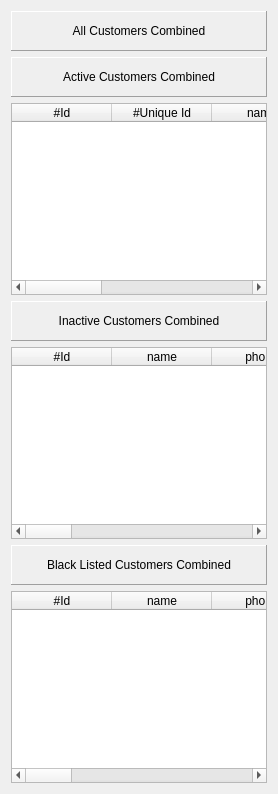
        <widget class="QWidget" name="cus01">
         <layout class="QVBoxLayout" name="verticalLayout_26">
          <item>
           <layout class="QHBoxLayout" name="horizontalLayout_55">
            <item>
             <widget class="QLabel" name="label_213">
              <property name="minimumSize">
               <size>
                <width>0</width>
                <height>40</height>
               </size>
              </property>
              <property name="styleSheet">
               <string notr="true"/>
              </property>
              <property name="frameShape">
               <enum>QFrame::Panel</enum>
              </property>
              <property name="frameShadow">
               <enum>QFrame::Raised</enum>
              </property>
              <property name="text">
               <string>All Customers Combined</string>
              </property>
              <property name="alignment">
               <set>Qt::AlignCenter</set>
              </property>
             </widget>
            </item>
           </layout>
          </item>
          <item>
           <widget class="QLabel" name="label_212">
            <property name="minimumSize">
             <size>
              <width>0</width>
              <height>40</height>
             </size>
            </property>
            <property name="styleSheet">
             <string notr="true"/>
            </property>
            <property name="frameShape">
             <enum>QFrame::Panel</enum>
            </property>
            <property name="frameShadow">
             <enum>QFrame::Raised</enum>
            </property>
            <property name="text">
             <string>Active Customers Combined</string>
            </property>
            <property name="alignment">
             <set>Qt::AlignCenter</set>
            </property>
           </widget>
          </item>
          <item>
           <widget class="QTableWidget" name="tw_all_system_customers">
            <property name="styleSheet">
             <string notr="true">color: rgb(0, 0, 0);</string>
            </property>
            <column>
             <property name="text">
              <string>#Id</string>
             </property>
            </column>
            <column>
             <property name="text">
              <string>#Unique Id</string>
             </property>
            </column>
            <column>
             <property name="text">
              <string>name</string>
             </property>
            </column>
            <column>
             <property name="text">
              <string>type</string>
             </property>
            </column>
            <column>
             <property name="text">
              <string>phone</string>
             </property>
            </column>
            <column>
             <property name="text">
              <string>View/Edit</string>
             </property>
            </column>
           </widget>
          </item>
          <item>
           <widget class="QLabel" name="label_214">
            <property name="minimumSize">
             <size>
              <width>0</width>
              <height>40</height>
             </size>
            </property>
            <property name="styleSheet">
             <string notr="true"/>
            </property>
            <property name="frameShape">
             <enum>QFrame::Panel</enum>
            </property>
            <property name="frameShadow">
             <enum>QFrame::Raised</enum>
            </property>
            <property name="text">
             <string>Inactive Customers Combined</string>
            </property>
            <property name="alignment">
             <set>Qt::AlignCenter</set>
            </property>
           </widget>
          </item>
          <item>
           <widget class="QTableWidget" name="tw_active_supervisors_6">
            <property name="styleSheet">
             <string notr="true">color: rgb(0, 0, 0);</string>
            </property>
            <column>
             <property name="text">
              <string>#Id</string>
             </property>
            </column>
            <column>
             <property name="text">
              <string>name</string>
             </property>
            </column>
            <column>
             <property name="text">
              <string>phone</string>
             </property>
            </column>
            <column>
             <property name="text">
              <string>email</string>
             </property>
            </column>
            <column>
             <property name="text">
              <string>username</string>
             </property>
            </column>
            <column>
             <property name="text">
              <string>description</string>
             </property>
            </column>
            <column>
             <property name="text">
              <string>status</string>
             </property>
            </column>
            <column>
             <property name="text">
              <string>managed on</string>
             </property>
            </column>
            <column>
             <property name="text">
              <string>managed by</string>
             </property>
            </column>
            <column>
             <property name="text">
              <string>view/edit</string>
             </property>
            </column>
           </widget>
          </item>
          <item>
           <widget class="QLabel" name="label_215">
            <property name="minimumSize">
             <size>
              <width>0</width>
              <height>40</height>
             </size>
            </property>
            <property name="styleSheet">
             <string notr="true"/>
            </property>
            <property name="frameShape">
             <enum>QFrame::Panel</enum>
            </property>
            <property name="frameShadow">
             <enum>QFrame::Raised</enum>
            </property>
            <property name="text">
             <string>Black Listed Customers Combined</string>
            </property>
            <property name="alignment">
             <set>Qt::AlignCenter</set>
            </property>
           </widget>
          </item>
          <item>
           <widget class="QTableWidget" name="tw_active_admins_5">
            <property name="styleSheet">
             <string notr="true">color: rgb(0, 0, 0);</string>
            </property>
            <column>
             <property name="text">
              <string>#Id</string>
             </property>
            </column>
            <column>
             <property name="text">
              <string>name</string>
             </property>
            </column>
            <column>
             <property name="text">
              <string>phone</string>
             </property>
            </column>
            <column>
             <property name="text">
              <string>email</string>
             </property>
            </column>
            <column>
             <property name="text">
              <string>username</string>
             </property>
            </column>
            <column>
             <property name="text">
              <string>description</string>
             </property>
            </column>
            <column>
             <property name="text">
              <string>status</string>
             </property>
            </column>
            <column>
             <property name="text">
              <string>managed on</string>
             </property>
            </column>
            <column>
             <property name="text">
              <string>managed by</string>
             </property>
            </column>
            <column>
             <property name="text">
              <string>view/edit</string>
             </property>
            </column>
           </widget>
          </item>
         </layout>
        </widget>
